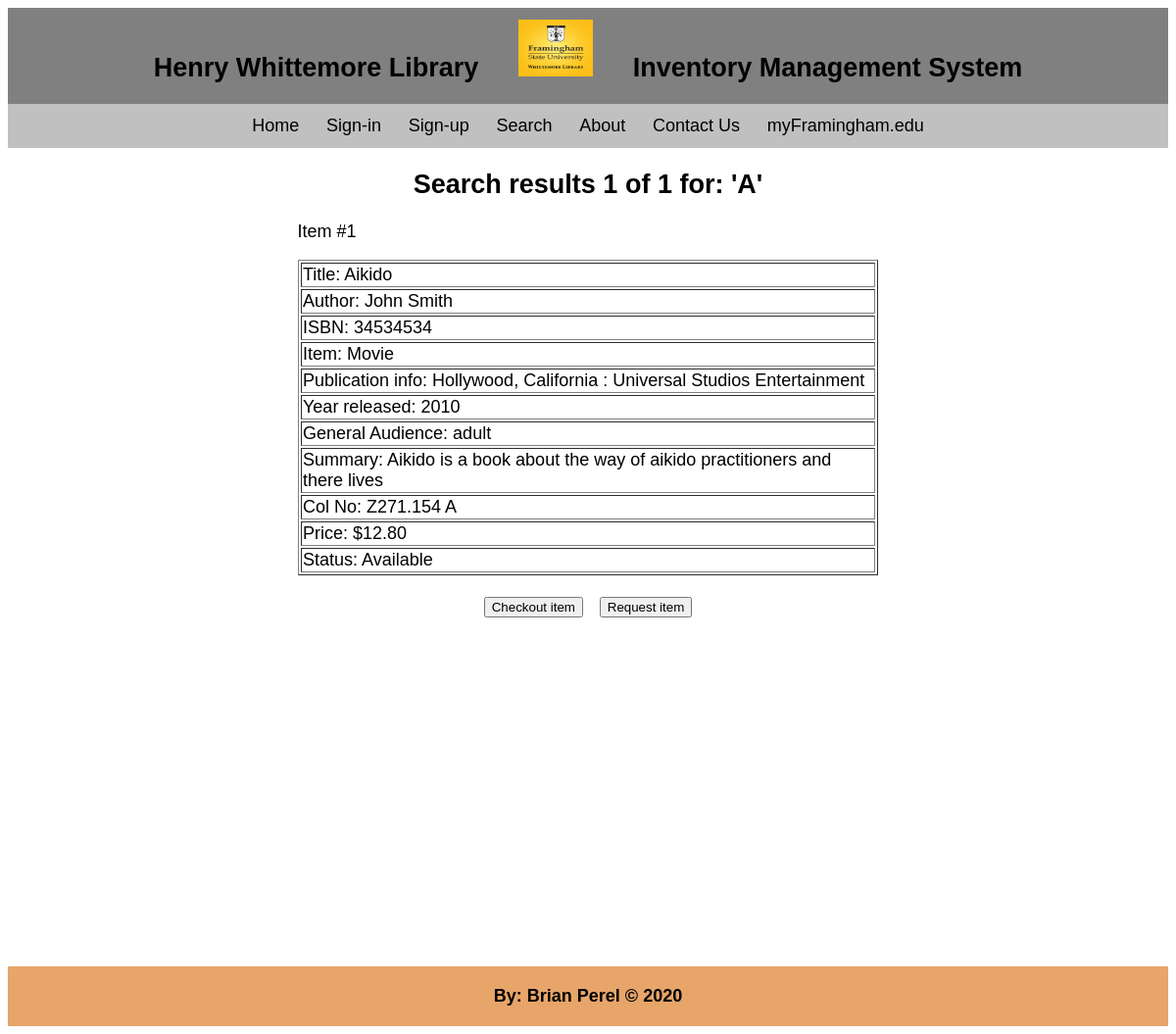
Page /letterFind.php?by=A on the earlier database version.
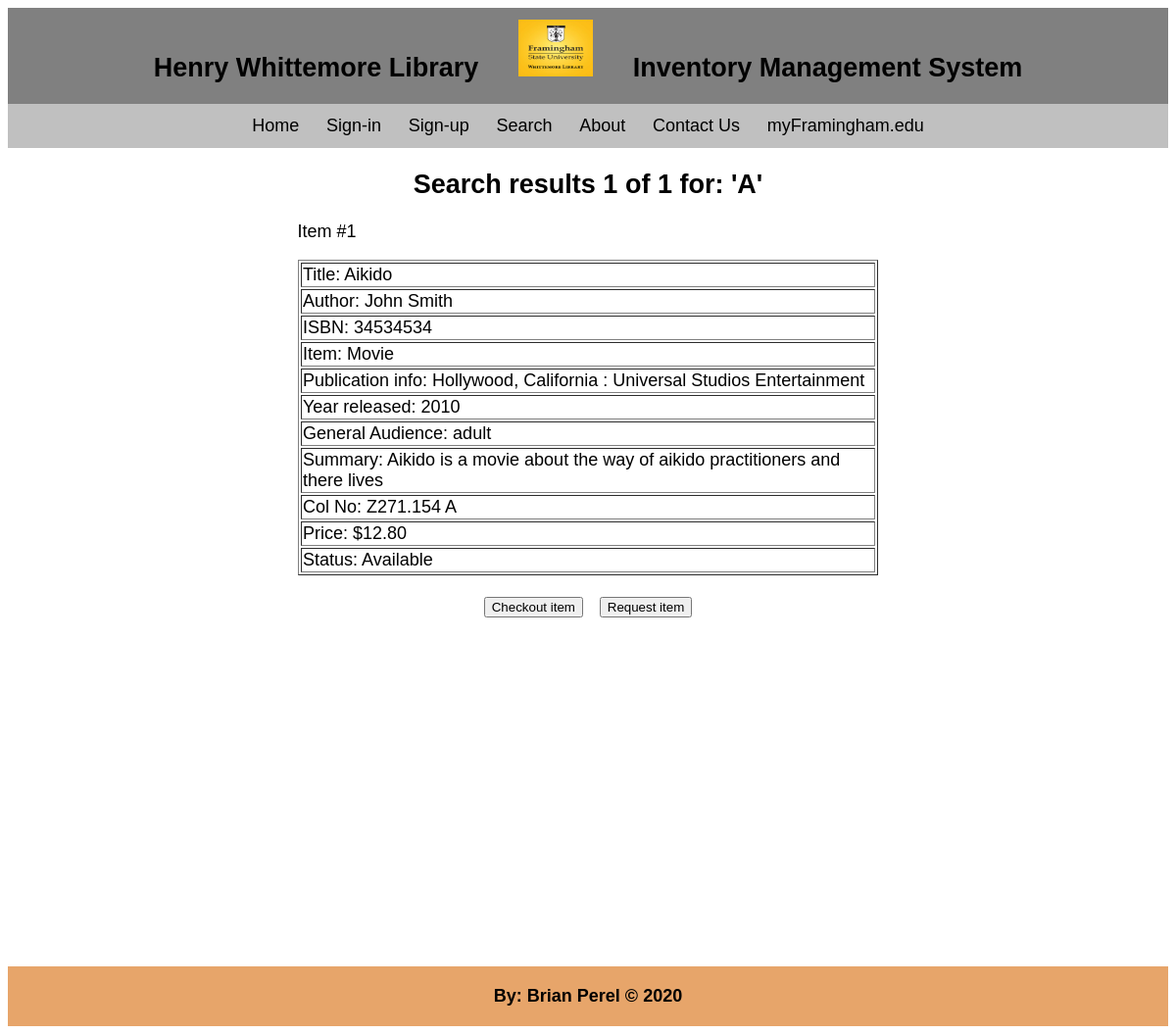
Same page on the later database version.
### tables this page shows
CREATE TABLE `items` (
`Item_Name` varchar(30) NOT NULL,
`Author` varchar(30),
`ISBN` int(18),
`Publication_Info` varchar(120),
`Year_of_Release` int(4),
`General_Audience` varchar(30), 
`Summary` varchar(120), 
`Item_Type` varchar(30),
`Col_No` varchar(30),
`Status` varchar(30),
`Price` decimal(10, 2),
PRIMARY KEY(Item_Name)
);

### letterFind.php (the view, shortened to what this page needs)
<!DOCTYPE html>
<html>
	<head>
		<link rel="stylesheet" href="css/main.css">
		<link rel="stylesheet" href="https://cdnjs.cloudflare.com/ajax/libs/font-awesome/4.7.0/css/font-awesome.min.css">
		</head>
		<body>
			<center><div class="class1">
				<h2>Henry Whittemore Library</h2>
				<a href="index.php"><img src="icons/1.jpg" alt="Smiley face" width="100px" height="70px" style="padding-top: 1%"></img></a>
				<h2>Inventory Management System</h2><br><br>
			</div>
			<div class="class2">
				<a href="index.php">Home</a>
				<a href="signIn.php">Sign-in</a>
				<a href="signUp.php">Sign-up</a>
				<a href="advSearch.php">Search</a>
				<a href="#BodyText">About</a>
				<a href="#contact">Contact Us</a>
				<a href="https://www.framingham.edu/" target="_blank">myFramingham.edu</a>
			</div>
			<?php
				$con = new PDO('mysql:host=localhost:3306;dbname=librarysite;charset=utf8mb4','root');
				if(isset($_GET['send2'])) {
					$post = $_GET['send2'];
					$SearchLetter = $post;
				}
				else {
					$SearchLetter = $_GET['by'];
				}
				$sql = $con -> query("SELECT * FROM items WHERE Item_Name LIKE '" . $SearchLetter . "%'");
			    $results = $sql -> fetchAll(PDO::FETCH_ASSOC);
				echo '<h2 align=center>Search results ' . sizeof($results) . ' of ' . sizeof($results) . '  for: \'' . $SearchLetter . '\' </h2>';
				if(sizeof($results) < 0) {
					echo '<center>No items match your search</center><div style="margin-bottom: 20%"></div>';
				}
				else if(sizeof($results) > 0) {
					for($i = 0; $i < sizeof($results); $i++) {
						$num = $i + 1;
						echo '<p style="margin-right: 45%">Item #' . $num . '</p>';
						echo "<table align='center' width='50%' height='120%' border=solid black 1px>";
						echo'<tr><td>' . 'Title: ' . $results[$i]['Item_Name'] . '</td></tr>';
						echo'<tr><td>' . 'Author: ' . $results[$i]['Author'] . '</td></tr>';
						echo'<tr><td>' . 'ISBN: ' . $results[$i]['ISBN'] . '</td></tr>';
						echo'<tr><td>' . 'Item: ' . $results[$i]['Item_Type'] . '</td></tr>';
						echo'<tr><td>' . 'Publication info: ' . $results[$i]['Publication_Info'] . '</td></tr>';
						echo'<tr><td>' . 'Year released: ' . $results[$i]['Year_of_Release'] . '</td></tr>';
						echo'<tr><td>' . 'General Audience: ' . $results[$i]['General_Audience'] . '</td></tr>';
						echo'<tr><td>' . 'Summary: ' . $results[$i]['Summary'] . '</td></tr>';
						echo'<tr><td>' . 'Col No: ' . $results[$i]['Col_No'] . '</td></tr>';
						echo'<tr><td>' . 'Price: $' . $results[$i]['Price'] . '</td></tr>';
						echo'<tr><td>' . 'Status: ' . $results[$i]['Status'] . '<br>' . '</td></tr>';
						echo '</table><br>';
					}
				}
			?>
			<form action='checkoutLetter.php' method='post'>
			<center><button style='margin-right: 1%' name='checkout2' <?php if(sizeof($results) == 0) {echo 'disabled';} else { if($results[0]['Status'] == 'Out') {echo 'disabled';}} ?>
			>Checkout item</button>
			</form>
			<button name='request' type="button" <?php if(sizeof($results) == 0) {echo 'disabled';} ?> style='margin-bottom: 27%'>Request item</button></center>
			<div class="footer">
				<p>By: Brian Perel &copy; <script type="text/javascript">var current_year = new Date(); document.write(current_year.getFullYear());</script></p>
			</div>
		</body>
	</head>
</html>

Differences in the rows shown:
changed items "Aikido": Summary "Aikido is a book about the way of aikido practitioners and there lives" → "Aikido is a movie about the way of aikido practitioners and there lives"
